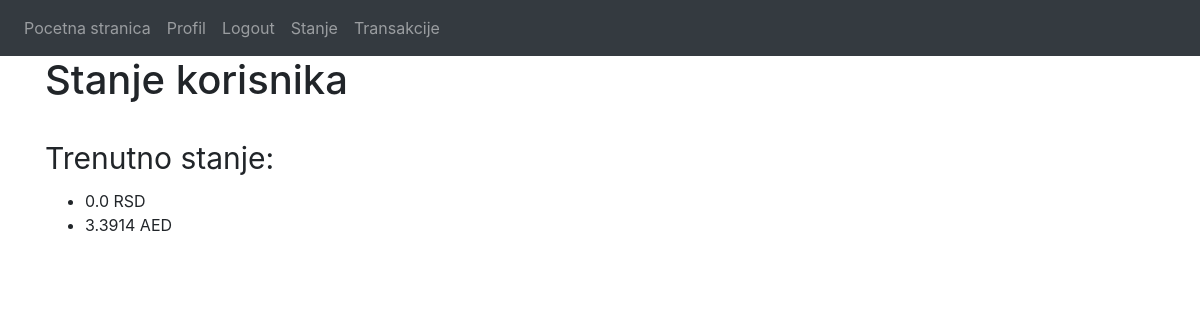
Page /state (signed in) on the earlier database version.
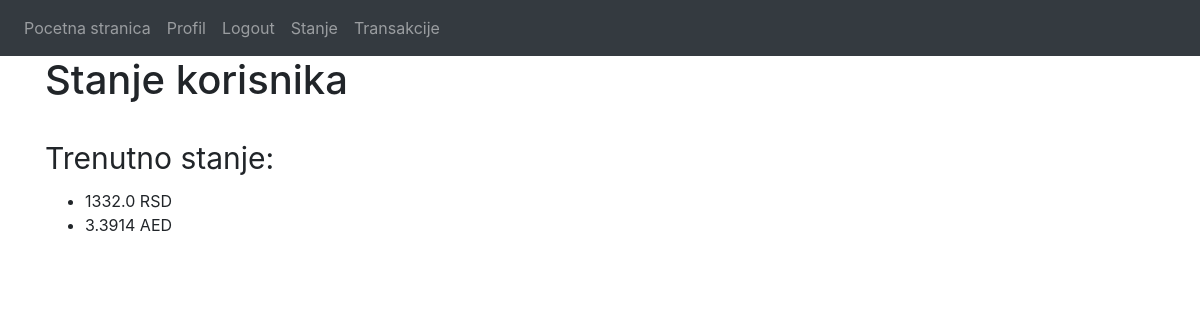
Same page on the later database version.
### Website/models.py (models this page shows)
class State(db.Model):
    ammount = db.Column(db.Float)
    currency = db.Column(db.String(3))
    id=db.Column(db.Integer,primary_key=True)
    user_id = db.Column(db.Integer,db.ForeignKey('user.id'))

### Website/views.py (the view)
@views.route('/state')
@login_required
def state():
    return render_template("state.html", user=current_user)

### Website/__init__.py (called while the page is built)
def create_app():
    app = Flask(__name__)
    app.config['SECRET_KEY'] = 'qweqweqwe'
    app.config['SQLALCHEMY_DATABASE_URI'] = f'sqlite:///{DB_NAME}'
    db.init_app(app)
    from .views import views
    from .auth import auth
    app.register_blueprint(views, url_prefix='/')
    app.register_blueprint(auth, url_prefix='/')
    from .models import User,Currency
    create_database(app)
    login_manager = LoginManager()
    login_manager.login_view = 'auth.login'
    login_manager.init_app(app)
    @login_manager.user_loader
    def load_user(id):
        return User.query.get(int(id))
    return app

### Website/templates/state.html
{% extends "base.html"  %} {% block title %}State{% endblock %}
{% block content %}
    <h1>Stanje korisnika</h1>
    <br/>
    <div>
        <label style="font-size: 30px;" for="state">Trenutno stanje:</label>
    </div>
    <ul id = "state">
        {% for state in user.state %}
            <li> {{ state.ammount }} {{ state.currency }}</li>
        {% endfor %}
    </ul>
{% endblock %}

Differences in the rows shown:
changed State "RSD": ammount "0.0" → "1332.0"
